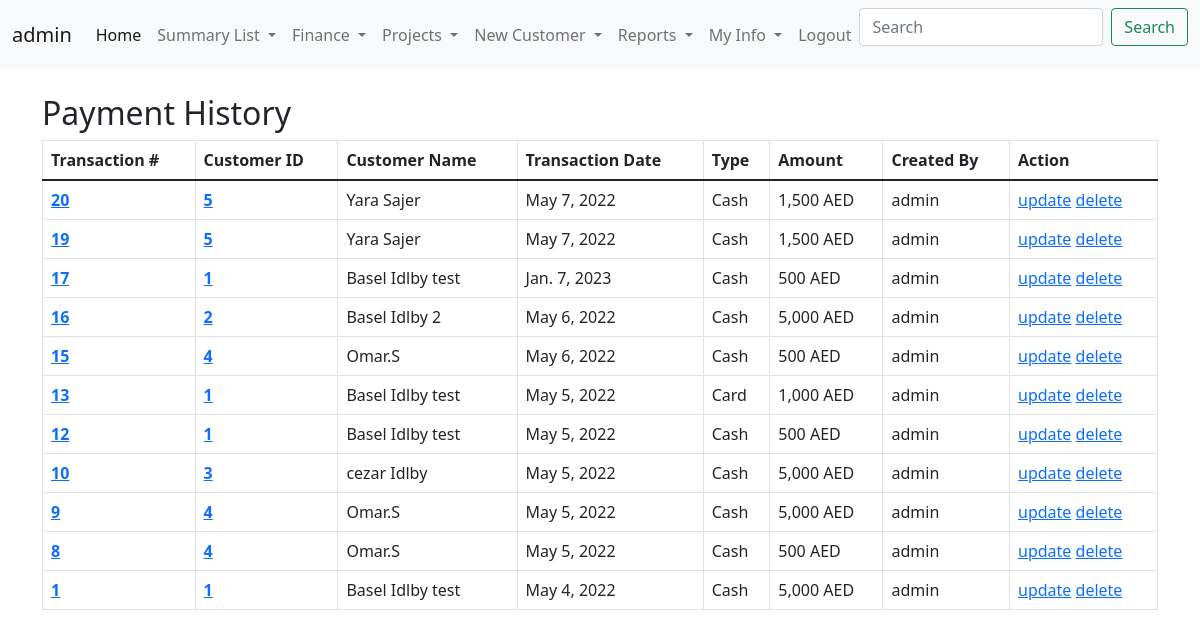
The app's page /PaymentHitoryList (signed in), older data.
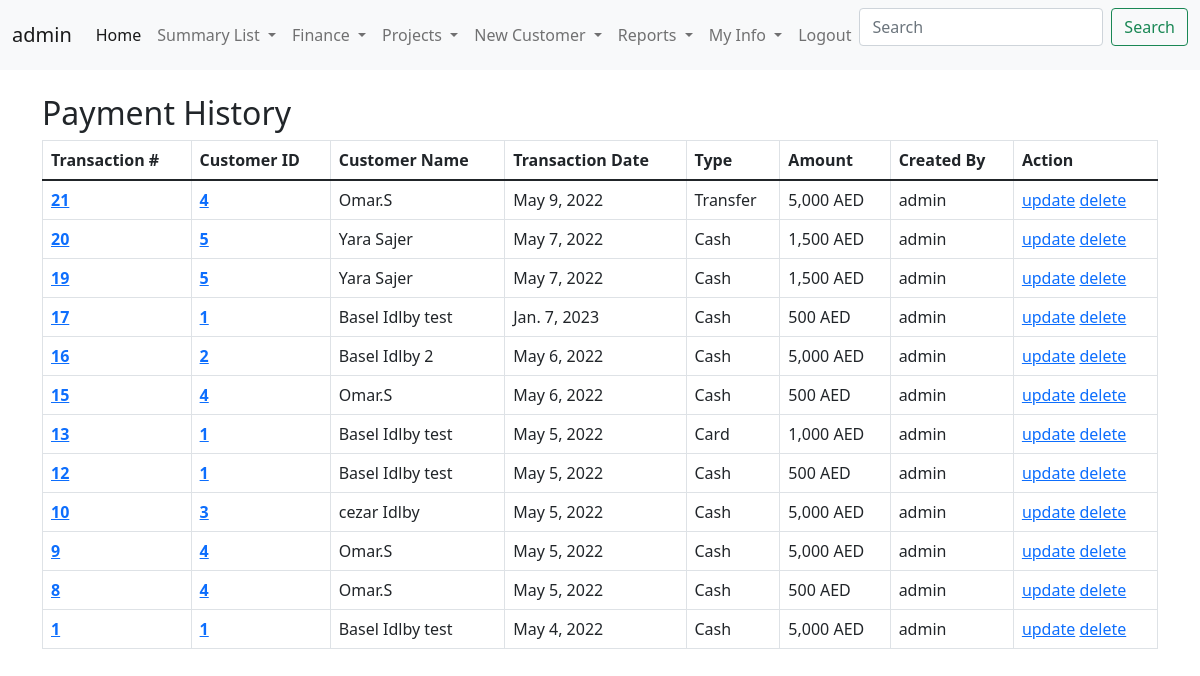
The same page, newer data.
### CRM/models.py (models this page shows)
class paymentsModel(models.Model):
    payType = [
            ('Card', 'Card'),
            ('Cash', 'Cash'),
            ('Transfer', 'Bank Transfer'),
            ]
    currency = [
        ('AED','AED'),
        {'$' , 'dollar'}
    ]
    transactionId = models.AutoField(primary_key=True)
    customerId = models.ForeignKey(CustomerInfoModel,on_delete=models.DO_NOTHING)
    paymentRef = models.CharField(max_length=100)
    transactionDate = models.DateField(default=datetime.now)
    paymentType = models.CharField(max_length=10 , choices=payType)
    paymentAmount = models.IntegerField()
    Currency = models.CharField(max_length=6 , choices=currency)
    createdBy = models.ForeignKey(User, on_delete=models.DO_NOTHING)
    GA1 = models.CharField(max_length=100 , blank=True, null=True)
    GB1 = models.BooleanField(blank=True, null=True)
    GD1 = models.DateField(blank=True, null=True)

class CustomerInfoModel(models.Model):
    customerId = models.AutoField(primary_key=True)
    customerName = models.CharField(max_length=100 , unique=True)
    country = models.ForeignKey(countryListModel,on_delete=models.DO_NOTHING)
    address = models.CharField(max_length=150)
    mobileNumber = models.IntegerField(unique=True)
    workNumber = models.IntegerField()
    email = models.EmailField(max_length=50 , unique=True)
    userLogin = models.OneToOneField(settings.AUTH_USER_MODEL,related_name="b" ,  on_delete=models.DO_NOTHING , null=True , blank=True )
    createdBy = models.ForeignKey(User, on_delete=models.DO_NOTHING)
    active = models.BooleanField(default=True)
    GA1 = models.CharField(max_length=100 , blank=True, null=True)
    GA2 = models.CharField(max_length=100 , blank=True, null=True)
    GA3 = models.CharField(max_length=100 , blank=True, null=True)
    GA4 = models.CharField(max_length=100 , blank=True, null=True)
    GB1 = models.BooleanField(default=False , blank=True, null=True)
    GB2 = models.BooleanField(default=False , blank=True, null=True)
    GB3 = models.BooleanField(default=False , blank=True, null=True)
    GB4 = models.BooleanField(default=False , blank=True, null=True)
    GD1 = models.DateField(blank=True, null=True)
    GD2 = models.DateField(blank=True, null=True)
    GD3 = models.DateField(blank=True, null=True)
    def __str__(self) -> str:
        return f"{self.customerName}"

### CRM/views.py (the view)
# urls.py: path('PaymentHitoryList',views.PaymentHistory,name='PaymentHitoryList'),
@login_required
def PaymentHistory(request):
    PyamentHitoryList = paymentsModel.objects.all().order_by('-transactionId')
    context = {'PyamentHitoryList':PyamentHitoryList}
    return render(request,'CRM/PaymentHistoryList.html',context)

### CRM/templates/CRM/PaymentHistoryList.html (shortened to what this page needs)
{% include 'CRM/base.html' %}
{% include 'CRM/navbar.html' %}
{% load humanize %}
{% block content %}
<div class="container-lg">
    <h2>Payment History</h2>
<table class="table table-bordered">
    <thead>
      <tr>
        <th scope="col">Transaction #</th>
        <th scope="col">Customer ID</th>
        <th scope="col">Customer Name</th>
        <th scope="col">Transaction Date</th>
        <th scope="col">Type</th>
        <th scope="col">Amount</th>
        <th scope="col">Created By</th>
        <th scope="col">Action</th>
      </tr>
    </thead>
    <tbody>
      <tr>
          {% for x in PyamentHitoryList %}
        <th scope="row" ><a href="/customerProfile/{{x.transactionId}}">{{x.transactionId}}</a></th>
        <th scope="row" ><a href="/customerProfile/{{x.customerId_id}}">{{x.customerId_id}}</a></th>
        <td>{{x.customerId}}</td>
        <td>{{x.transactionDate}}</td>
        <td>{{x.paymentType}}</td>
        <td>{{x.paymentAmount|intcomma}} {{x.Currency}}</td>
        <td>{{x.createdBy}}</td>
        <td ><a href="NewPayment">update</a> <a href="deletePayment/{{x.transactionId}}">delete</a></td>
      </tr>
      {% endfor %}
    </tbody>
  </table>
</div>
{%  endblock %}

### CRM/templates/CRM/base.html (shortened to what this page needs)
{% block content %}
{% load static %}
<html lang="en">
<head>
    <link href="https://cdn.jsdelivr.net/npm/bootstrap@5.1.3/dist/css/bootstrap.min.css" rel="stylesheet">
    <link rel="stylesheet" type="text/css" href="{% static 'CRM/custom.css' %}?{% now "U" %}">
</head>
<body>
</body>
</html>
{% endblock %}

### CRM/templates/CRM/navbar.html (shortened to what this page needs)
{% block content %}
<nav class="navbar navbar-expand-lg navbar-light bg-light">
    <div class="container-fluid">
      <a class="navbar-brand" href="#">{{user.get_username}}</a>
      <div class="collapse navbar-collapse" id="navbarScroll">
        <ul class="navbar-nav me-auto my-2 my-lg-0 navbar-nav-scroll" style="--bs-scroll-height: 100px;">
          {% if user.is_superuser %}
          <li class="nav-item">
            <a class="nav-link active" aria-current="page" href="{% url 'CRM:customerList' %}">Home</a>
          </li>
          <li class="nav-item dropdown">
            <a class="nav-link dropdown-toggle" href="#" id="navbarScrollingDropdown" role="button" data-bs-toggle="dropdown" aria-expanded="false">
              Summary List
            </a>
          </li>
          <li class="nav-item dropdown">
            <a class="nav-link dropdown-toggle" href="#" id="navbarScrollingDropdown" role="button" data-bs-toggle="dropdown" aria-expanded="false">
              Finance
            </a>
          </li>
          <li class="nav-item dropdown">
            <a class="nav-link dropdown-toggle" href="#" id="navbarScrollingDropdown" role="button" data-bs-toggle="dropdown" aria-expanded="false">
              Projects
            </a>
          </li>
          <li class="nav-item dropdown">
            <a class="nav-link dropdown-toggle" href="#" id="navbarScrollingDropdown" role="button" data-bs-toggle="dropdown" aria-expanded="false">
              New Customer
            </a>
          </li>
          <li class="nav-item dropdown">
            <a class="nav-link dropdown-toggle" href="#" id="navbarScrollingDropdown" role="button" data-bs-toggle="dropdown" aria-expanded="false">
              Reports
            </a>
          </li>
          {% endif %}
          {% if user.is_authenticated %}
          <li class="nav-item dropdown">
            <a class="nav-link dropdown-toggle" href="#" id="navbarScrollingDropdown" role="button" data-bs-toggle="dropdown" aria-expanded="false">
              My Info
            </a>
          </li>
          {% endif %}
          {% if user.is_authenticated %}
          <li class="nav-item">
            <a class="nav-link" href="{% url 'logout' %}">Logout</a>
          </li>
          {% else %}
          <li class="nav-item"></li>
          <a class="nav-link" href="{% url 'login' %}">Login</a>
        </li>
          {% endif %}
        </ul>
        <form class="d-flex">
          <input class="form-control me-2" type="search" placeholder="Search" aria-label="Search">
          <button class="btn btn-outline-success" type="submit">Search</button>
        </form>
      </div>
    </div>
  </nav>
  {% endblock %}

Row changes from the older to the newer data that the page shows:
added paymentsModel: transactionId "21", customerId_id "4", customerId "Omar.S", transactionDate "May 9, 2022", paymentType "Transfer", paymentAmount "5,000", Currency "AED", createdBy "admin"
